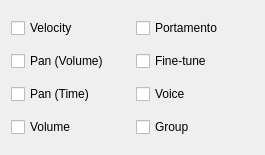
<?xml version="1.0" encoding="UTF-8"?>
<ui version="4.0">
 <class>CopyOptionsDialog</class>
 <widget class="QDialog" name="CopyOptionsDialog">
  <property name="geometry">
   <rect>
    <x>0</x>
    <y>0</y>
    <width>265</width>
    <height>155</height>
   </rect>
  </property>
  <property name="windowTitle">
   <string>Copy options</string>
  </property>
  <layout class="QGridLayout" name="gridLayout">
   <item row="2" column="0">
    <widget class="QCheckBox" name="checkPanVolume">
     <property name="text">
      <string>Pan (Volume)</string>
     </property>
    </widget>
   </item>
   <item row="0" column="0">
    <widget class="QCheckBox" name="checkVelocity">
     <property name="text">
      <string>Velocity</string>
     </property>
    </widget>
   </item>
   <item row="3" column="0">
    <widget class="QCheckBox" name="checkPanTime">
     <property name="text">
      <string>Pan (Time)</string>
     </property>
    </widget>
   </item>
   <item row="4" column="0">
    <widget class="QCheckBox" name="checkVolume">
     <property name="text">
      <string>Volume</string>
     </property>
    </widget>
   </item>
   <item row="0" column="1">
    <widget class="QCheckBox" name="checkPortamento">
     <property name="text">
      <string>Portamento</string>
     </property>
    </widget>
   </item>
   <item row="2" column="1">
    <widget class="QCheckBox" name="checkFineTune">
     <property name="text">
      <string>Fine-tune</string>
     </property>
    </widget>
   </item>
   <item row="3" column="1">
    <widget class="QCheckBox" name="checkVoice">
     <property name="text">
      <string>Voice</string>
     </property>
    </widget>
   </item>
   <item row="4" column="1">
    <widget class="QCheckBox" name="checkGroup">
     <property name="text">
      <string>Group</string>
     </property>
    </widget>
   </item>
  </layout>
 </widget>
 <resources/>
 <connections/>
</ui>
